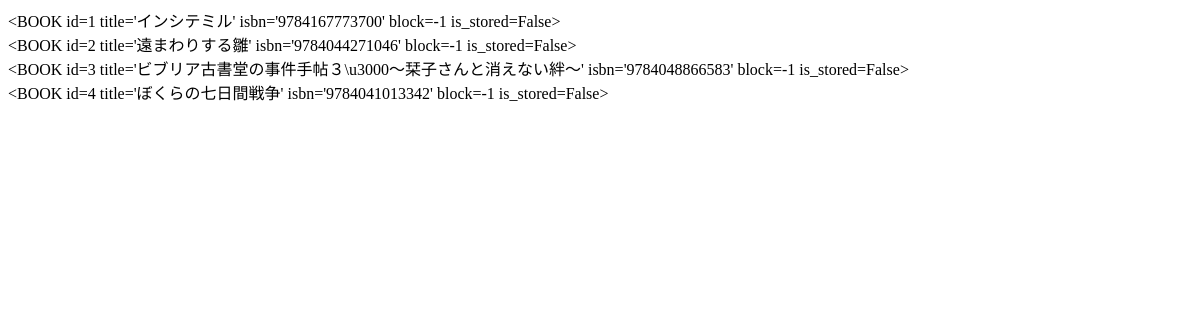
/show_books/, run on an earlier commit of the app's database.
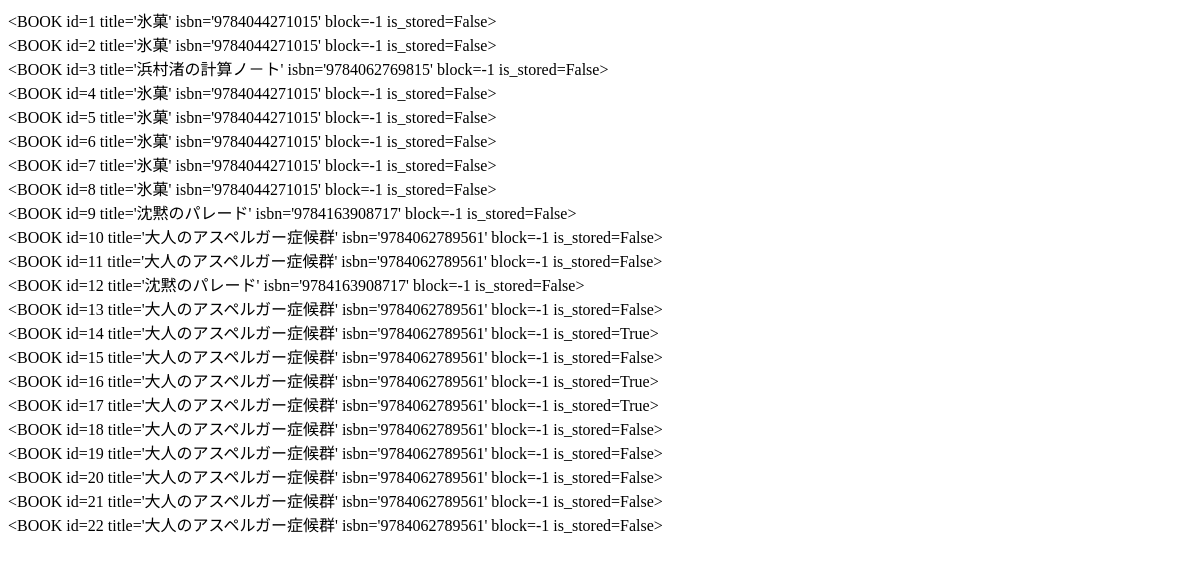
And on a later commit of the database.
### iStand/models.py (models this page shows)
class Book(db.Model):
    __tablename__ = 'BOOK'
    id = db.Column(db.INTEGER, primary_key=True)
    title = db.Column(db.TEXT)
    isbn = db.Column(db.CHAR(length=13))
    publisher = db.Column(db.TEXT)
    thumbnail = db.Column(db.TEXT)
    regdate = db.Column(db.DATETIME(timezone=True), server_default=db.func.current_timestamp())
    update = db.Column(db.DATETIME(timezone=True), server_onupdate=db.func.current_timestamp() ,server_default=db.func.current_timestamp())
    is_stored = db.Column(db.BOOLEAN)
    block_id = db.Column(db.INTEGER, db.ForeignKey('BLOCK.id'))
    block = db.relationship("Block")
    author = db.relationship("Author")
    def __repr__(self):
        return "<BOOK id={} title={!r} isbn={!r} block={!r} is_stored={!r}>".format(self.id, self.title, self.isbn, self.block_id, self.is_stored)

### iStand/test_app.py (the view)
@app.route('/show_books/')
def show_books():
    books = db.session.query(Book).all()
    return render_template("test_books.html", books=books)

### iStand/templates/test_books.html (shortened to what this page needs)
<!DOCTYPE html>
<html lang="en" dir="ltr">
  <head>
  </head>
  <body>
    {% for book in books %}
    {{book}}<br>
    {% endfor %}
  </body>
</html>

What changed in the data, as far as the page shows it:
changed Book: id+title+isbn "<BOOK id=1 title='インシテミル' isbn='9784167773700' block=-1 is_stored=False>" → "<BOOK id=1 title='氷菓' isbn='9784044271015' block=-1 is_stored=False>"
changed Book: id+title+isbn "<BOOK id=2 title='遠まわりする雛' isbn='9784044271046' block=-1 is_stored=False>" → "<BOOK id=2 title='氷菓' isbn='9784044271015' block=-1 is_stored=False>"
changed Book: id+title+isbn "<BOOK id=3 title='ビブリア古書堂の事件手帖３\\u3000～栞子さんと消えない絆～' isbn='9784048866583' block=-1 is_stored=False>" → "<BOOK id=3 title='浜村渚の計算ノ－ト' isbn='9784062769815' block=-1 is_stored=False>"
changed Book: id+title+isbn "<BOOK id=4 title='ぼくらの七日間戦争' isbn='9784041013342' block=-1 is_stored=False>" → "<BOOK id=4 title='氷菓' isbn='9784044271015' block=-1 is_stored=False>"
added Book: id+title+isbn "<BOOK id=5 title='氷菓' isbn='9784044271015' block=-1 is_stored=False>"
added Book: id+title+isbn "<BOOK id=6 title='氷菓' isbn='9784044271015' block=-1 is_stored=False>"
added Book: id+title+isbn "<BOOK id=7 title='氷菓' isbn='9784044271015' block=-1 is_stored=False>"
added Book: id+title+isbn "<BOOK id=8 title='氷菓' isbn='9784044271015' block=-1 is_stored=False>"
added Book: id+title+isbn "<BOOK id=9 title='沈黙のパレード' isbn='9784163908717' block=-1 is_stored=False>"
added Book: id+title+isbn "<BOOK id=10 title='大人のアスペルガー症候群' isbn='9784062789561' block=-1 is_stored=False>"
added Book: id+title+isbn "<BOOK id=11 title='大人のアスペルガー症候群' isbn='9784062789561' block=-1 is_stored=False>"
added Book: id+title+isbn "<BOOK id=12 title='沈黙のパレード' isbn='9784163908717' block=-1 is_stored=False>"
added Book: id+title+isbn "<BOOK id=13 title='大人のアスペルガー症候群' isbn='9784062789561' block=-1 is_stored=False>"
added Book: id+title+isbn "<BOOK id=14 title='大人のアスペルガー症候群' isbn='9784062789561' block=-1 is_stored=True>"
added Book: id+title+isbn "<BOOK id=15 title='大人のアスペルガー症候群' isbn='9784062789561' block=-1 is_stored=False>"
added Book: id+title+isbn "<BOOK id=16 title='大人のアスペルガー症候群' isbn='9784062789561' block=-1 is_stored=True>"
added Book: id+title+isbn "<BOOK id=17 title='大人のアスペルガー症候群' isbn='9784062789561' block=-1 is_stored=True>"
added Book: id+title+isbn "<BOOK id=18 title='大人のアスペルガー症候群' isbn='9784062789561' block=-1 is_stored=False>"
added Book: id+title+isbn "<BOOK id=19 title='大人のアスペルガー症候群' isbn='9784062789561' block=-1 is_stored=False>"
added Book: id+title+isbn "<BOOK id=20 title='大人のアスペルガー症候群' isbn='9784062789561' block=-1 is_stored=False>"
added Book: id+title+isbn "<BOOK id=21 title='大人のアスペルガー症候群' isbn='9784062789561' block=-1 is_stored=False>"
added Book: id+title+isbn "<BOOK id=22 title='大人のアスペルガー症候群' isbn='9784062789561' block=-1 is_stored=False>"
